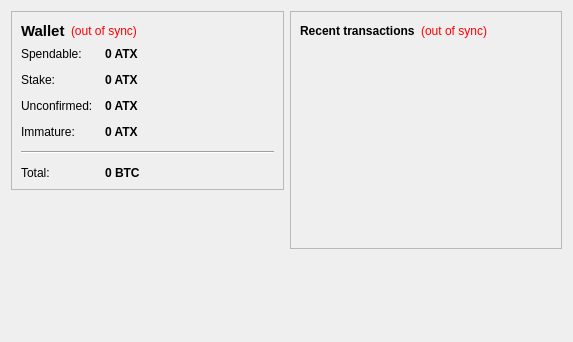
<?xml version="1.0" encoding="UTF-8"?>
<ui version="4.0">
 <class>OverviewPage</class>
 <widget class="QWidget" name="OverviewPage">
  <property name="geometry">
   <rect>
    <x>0</x>
    <y>0</y>
    <width>573</width>
    <height>342</height>
   </rect>
  </property>
  <property name="windowTitle">
   <string>Form</string>
  </property>
  <layout class="QHBoxLayout" name="horizontalLayout" stretch="1,1">
   <item>
    <layout class="QVBoxLayout" name="verticalLayout_2">
     <item>
      <widget class="QFrame" name="frame">
       <property name="frameShape">
        <enum>QFrame::StyledPanel</enum>
       </property>
       <property name="frameShadow">
        <enum>QFrame::Raised</enum>
       </property>
       <layout class="QVBoxLayout" name="verticalLayout_4">
        <item>
         <layout class="QHBoxLayout" name="horizontalLayout_4">
          <item>
           <widget class="QLabel" name="label_5">
            <property name="font">
             <font>
              <pointsize>11</pointsize>
              <weight>75</weight>
              <bold>true</bold>
             </font>
            </property>
            <property name="text">
             <string>Wallet</string>
            </property>
           </widget>
          </item>
          <item>
           <widget class="QLabel" name="labelWalletStatus">
            <property name="toolTip">
             <string>The displayed information may be out of date. Your wallet automatically synchronizes with the Atomic network after a connection is established, but this process has not completed yet.</string>
            </property>
            <property name="styleSheet">
             <string notr="true">QLabel { color: red; }</string>
            </property>
            <property name="text">
             <string notr="true">(out of sync)</string>
            </property>
            <property name="alignment">
             <set>Qt::AlignLeading|Qt::AlignLeft|Qt::AlignVCenter</set>
            </property>
           </widget>
          </item>
          <item>
           <spacer name="horizontalSpacer_2">
            <property name="orientation">
             <enum>Qt::Horizontal</enum>
            </property>
            <property name="sizeHint" stdset="0">
             <size>
              <width>40</width>
              <height>20</height>
             </size>
            </property>
           </spacer>
          </item>
         </layout>
        </item>
        <item>
         <layout class="QFormLayout" name="formLayout_2">
          <property name="fieldGrowthPolicy">
           <enum>QFormLayout::AllNonFixedFieldsGrow</enum>
          </property>
          <property name="horizontalSpacing">
           <number>12</number>
          </property>
          <property name="verticalSpacing">
           <number>12</number>
          </property>
          <item row="0" column="0">
           <widget class="QLabel" name="label">
            <property name="text">
             <string>Spendable:</string>
            </property>
           </widget>
          </item>
          <item row="0" column="1">
           <widget class="QLabel" name="labelBalance">
            <property name="font">
             <font>
              <weight>75</weight>
              <bold>true</bold>
             </font>
            </property>
            <property name="cursor">
             <cursorShape>IBeamCursor</cursorShape>
            </property>
            <property name="toolTip">
             <string>Your current spendable balance</string>
            </property>
            <property name="text">
             <string notr="true">0 ATX</string>
            </property>
            <property name="textInteractionFlags">
             <set>Qt::LinksAccessibleByMouse|Qt::TextSelectableByKeyboard|Qt::TextSelectableByMouse</set>
            </property>
           </widget>
          </item>
          <item row="1" column="0">
           <widget class="QLabel" name="label_6">
            <property name="text">
             <string>Stake:</string>
            </property>
           </widget>
          </item>
          <item row="1" column="1">
           <widget class="QLabel" name="labelStake">
            <property name="font">
             <font>
              <weight>75</weight>
              <bold>true</bold>
             </font>
            </property>
            <property name="cursor">
             <cursorShape>IBeamCursor</cursorShape>
            </property>
            <property name="toolTip">
             <string>Total of coins that was staked, and do not yet count toward the current balance</string>
            </property>
            <property name="text">
             <string notr="true">0 ATX</string>
            </property>
            <property name="textInteractionFlags">
             <set>Qt::LinksAccessibleByMouse|Qt::TextSelectableByKeyboard|Qt::TextSelectableByMouse</set>
            </property>
           </widget>
          </item>
          <item row="2" column="0">
           <widget class="QLabel" name="label_3">
            <property name="text">
             <string>Unconfirmed:</string>
            </property>
           </widget>
          </item>
          <item row="2" column="1">
           <widget class="QLabel" name="labelUnconfirmed">
            <property name="font">
             <font>
              <weight>75</weight>
              <bold>true</bold>
             </font>
            </property>
            <property name="cursor">
             <cursorShape>IBeamCursor</cursorShape>
            </property>
            <property name="toolTip">
             <string>Total of transactions that have yet to be confirmed, and do not yet count toward the current balance</string>
            </property>
            <property name="text">
             <string notr="true">0 ATX</string>
            </property>
            <property name="textInteractionFlags">
             <set>Qt::LinksAccessibleByMouse|Qt::TextSelectableByKeyboard|Qt::TextSelectableByMouse</set>
            </property>
           </widget>
          </item>
          <item row="3" column="0">
           <widget class="QLabel" name="labelImmatureText">
            <property name="text">
             <string>Immature:</string>
            </property>
           </widget>
          </item>
          <item row="3" column="1">
           <widget class="QLabel" name="labelImmature">
            <property name="font">
             <font>
              <weight>75</weight>
              <bold>true</bold>
             </font>
            </property>
            <property name="toolTip">
             <string>Mined balance that has not yet matured</string>
            </property>
            <property name="text">
             <string notr="true">0 ATX</string>
            </property>
            <property name="textInteractionFlags">
             <set>Qt::LinksAccessibleByMouse|Qt::TextSelectableByKeyboard|Qt::TextSelectableByMouse</set>
            </property>
           </widget>
          </item>
          <item row="4" column="0" colspan="2">
           <widget class="Line" name="line">
            <property name="orientation">
             <enum>Qt::Horizontal</enum>
            </property>
           </widget>
          </item>
          <item row="5" column="0">
           <widget class="QLabel" name="labelTotalText">
            <property name="text">
             <string>Total:</string>
            </property>
           </widget>
          </item>
          <item row="5" column="1">
           <widget class="QLabel" name="labelTotal">
            <property name="font">
             <font>
              <weight>75</weight>
              <bold>true</bold>
             </font>
            </property>
            <property name="cursor">
             <cursorShape>IBeamCursor</cursorShape>
            </property>
            <property name="toolTip">
             <string>Your current total balance</string>
            </property>
            <property name="text">
             <string notr="true">0 BTC</string>
            </property>
            <property name="textInteractionFlags">
             <set>Qt::LinksAccessibleByMouse|Qt::TextSelectableByKeyboard|Qt::TextSelectableByMouse</set>
            </property>
           </widget>
          </item>
         </layout>
        </item>
       </layout>
      </widget>
     </item>
     <item>
      <spacer name="verticalSpacer">
       <property name="orientation">
        <enum>Qt::Vertical</enum>
       </property>
       <property name="sizeHint" stdset="0">
        <size>
         <width>20</width>
         <height>40</height>
        </size>
       </property>
      </spacer>
     </item>
    </layout>
   </item>
   <item>
    <layout class="QVBoxLayout" name="verticalLayout_3">
     <item>
      <widget class="QFrame" name="frame_2">
       <property name="frameShape">
        <enum>QFrame::StyledPanel</enum>
       </property>
       <property name="frameShadow">
        <enum>QFrame::Raised</enum>
       </property>
       <layout class="QVBoxLayout" name="verticalLayout">
        <item>
         <layout class="QHBoxLayout" name="horizontalLayout_2">
          <item>
           <widget class="QLabel" name="label_4">
            <property name="text">
             <string>&lt;b&gt;Recent transactions&lt;/b&gt;</string>
            </property>
           </widget>
          </item>
          <item>
           <widget class="QLabel" name="labelTransactionsStatus">
            <property name="toolTip">
             <string>The displayed information may be out of date. Your wallet automatically synchronizes with the Atomic network after a connection is established, but this process has not completed yet.</string>
            </property>
            <property name="styleSheet">
             <string notr="true">QLabel { color: red; }</string>
            </property>
            <property name="text">
             <string notr="true">(out of sync)</string>
            </property>
            <property name="alignment">
             <set>Qt::AlignRight|Qt::AlignTrailing|Qt::AlignVCenter</set>
            </property>
           </widget>
          </item>
          <item>
           <spacer name="horizontalSpacer">
            <property name="orientation">
             <enum>Qt::Horizontal</enum>
            </property>
            <property name="sizeHint" stdset="0">
             <size>
              <width>40</width>
              <height>20</height>
             </size>
            </property>
           </spacer>
          </item>
         </layout>
        </item>
        <item>
         <widget class="QListView" name="listTransactions">
          <property name="styleSheet">
           <string notr="true">QListView { background: transparent; }</string>
          </property>
          <property name="frameShape">
           <enum>QFrame::NoFrame</enum>
          </property>
          <property name="verticalScrollBarPolicy">
           <enum>Qt::ScrollBarAlwaysOff</enum>
          </property>
          <property name="horizontalScrollBarPolicy">
           <enum>Qt::ScrollBarAlwaysOff</enum>
          </property>
          <property name="selectionMode">
           <enum>QAbstractItemView::NoSelection</enum>
          </property>
         </widget>
        </item>
       </layout>
      </widget>
     </item>
     <item>
      <spacer name="verticalSpacer_2">
       <property name="orientation">
        <enum>Qt::Vertical</enum>
       </property>
       <property name="sizeHint" stdset="0">
        <size>
         <width>20</width>
         <height>40</height>
        </size>
       </property>
      </spacer>
     </item>
    </layout>
   </item>
  </layout>
 </widget>
 <resources/>
 <connections/>
</ui>
